Frame 1 (no input): blank canvas, image omitted
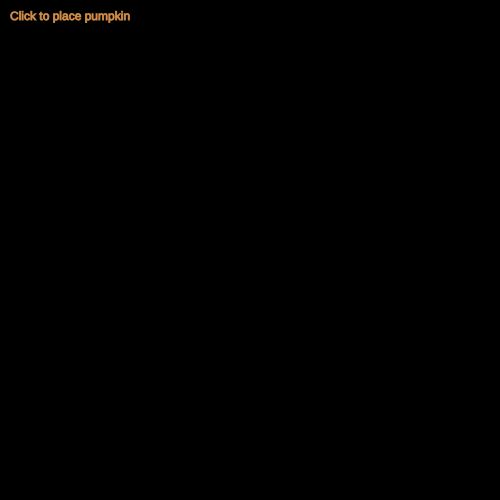
Frame 60 (no input)
Frame 120 (the mouse pressed at the canvas centre since frame 60): identical to frame 60, image omitted

The p5.js sketch that drew this single still picture (run headless with seeded random() and noise() and a simulated clock; from frame 60 on, the mouse is pressed at the canvas centre):

// p5.js sketch
// ── sketch.js
let pumpkins_positions = [];

function setup() {
    // put setup code here
    createCanvas(500, 500)

    background(0);
}

let center = null

function mousePressed() {
    if (center == null) {
        center = [mouseX, mouseY]
    } else {
        pumpkins_positions.push([center, [mouseX, mouseY]]);
        console.log("# of pumpkins: " + pumpkins_positions.length )
        center = null;
    }

}

function moon() {
    stroke(150)
    fill(200)
    ellipse(120, 8, 64)

    ellipse(96, 16, 4)
    ellipse(96 + 16, 24, 4)
    ellipse(96 + 24, 8, 4)
}

let theta = 0;

function pumpkins() {
    stroke(167, 134, 68)
    fill(231, 134, 68);

    theta = theta + 0.01;

    pumpkins_positions.forEach(
        pumpkin => {
        push()

        translate(pumpkin[0][0], pumpkin[0][1]);
        rotate(theta + atan2(pumpkin[1][0] - pumpkin[0][0], pumpkin[1][1] - pumpkin[0][1]))

        circle(pumpkin[1][0] - pumpkin[0][0], pumpkin[1][1] - pumpkin[0][1], 20);
        fill( 103, 134, 68 );
        stroke( 135, 134, 68 );
        arc( pumpkin[1][0] - pumpkin[0][0], pumpkin[1][1] - pumpkin[0][1] + 20, 20, 20, -3.14/2-3.14 / 12, -3.14/2+3.14 / 12);

        pop()
    }
    );
}

function draw() {
    clear();

    background( 0 );

    color( 255, 255, 0 )
    text( "Click to place pumpkin", 10, 20 )

    if ( center != null ) {
        noFill()
        stroke( 255, 255, 0 )
        circle( center[ 0 ], center[ 1 ], mag((mouseX -center[ 0 ])*2, (mouseY-center[ 1 ])*2) )
    }
    pumpkins();
    // put draw code here
}
